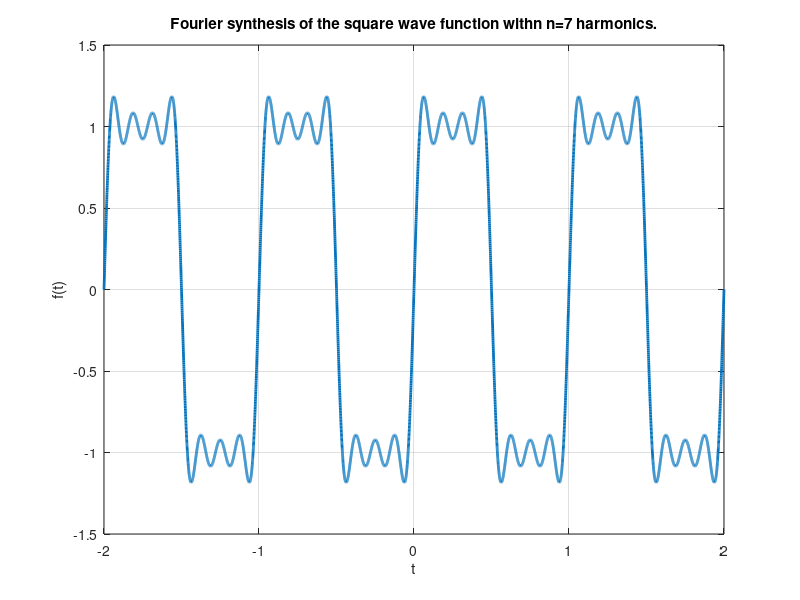

MATLAB code for this plot:
t = linspace(-2,2,10000);
f = 0*t;
N=7;
for n = -N:1:N
    if(n==0)
        continue;
    end;
    C_n = ((1)/(pi*1i*n))*(1-exp(-pi*1i*n));
    f_n = C_n*exp(2*pi*1i*n*t);
    f = f+f_n;
end
plot(t,f, 'LineWidth',2);
grid on;
xlabel('t');
ylabel('f(t)');
title(strcat('Fourier synthesis of the square wave function withn n=',int2str(N), ' harmonics.'));